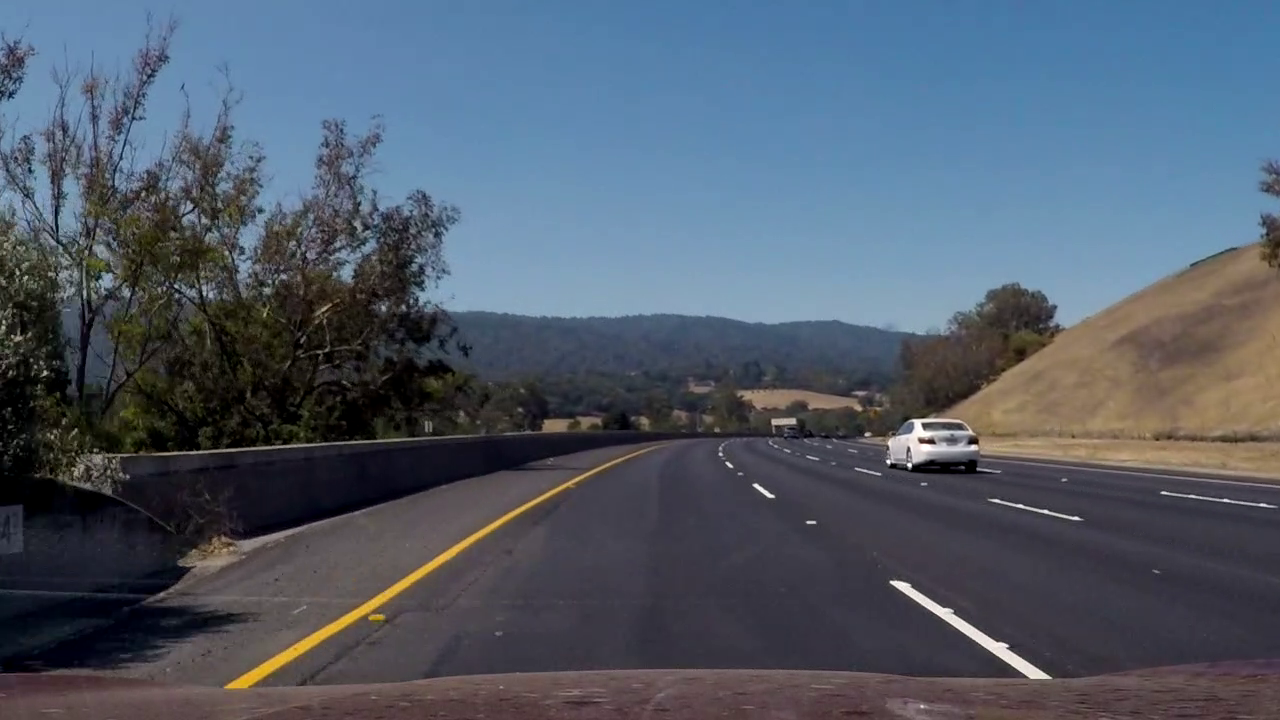
#> input picture curve-squeeze.png, 1280 x 720 px
$ python -i lanefinder.py   (imports and definitions only)   (older library calls are emulated)
#> lines starting #> are read from the running program, lines starting #| are printed output that depends on the picture; after the words box and inside, x2 and y2 are one past the last pixel; in counts of white or black regions, pixels touching at a corner belong together
### calibration.py
import cv2
import numpy as np
import glob
import os


def calibrateCamera():
    """
    Returns the camera matrix, distortion coefficients, rvecs and tvecs based on the calibration
    images in /camera_cal.
    Writes images to /camera_cal_output for validation and example purposes.
    :return: tuple of (ret, mtx, dist, rvecs, tvecs)
    """
    # Checkerboard dimensions
    nx = 9
    ny = 6

    # Prepare object points like [0,0,1], [1,0,0] etc.
    objp = np.zeros((nx*ny, 3), np.float32)
    objp[:, :2] = np.mgrid[0:nx, 0:ny].T.reshape(-1, 2)

    # Initialize object and image points for calibration images
    objpoints = []
    imgpoints = []

    images = glob.glob('camera_cal/calibration*.jpg')
    for fname in images:
        # Read image
        img = cv2.imread(fname)

        # Convert to grayscale
        gray = cv2.cvtColor(img, cv2.COLOR_BGR2GRAY)

        # Find chessboard corners
        ret, corners = cv2.findChessboardCorners(gray, (nx, ny), None)

        if ret:
            # Append to objectpoints and imgpoints
            objpoints.append(objp)
            imgpoints.append(corners)

            # Draw chessboard corners on image
            cv2.drawChessboardCorners(img, (nx, ny), corners, ret)

    # Assuming all images are the same size, it should be fine to call this on the last img
    img_size = (img.shape[1], img.shape[0])

    # Get the camera calibration matrix
    ret, mtx, dist, rvecs, tvecs = cv2.calibrateCamera(objpoints, imgpoints, img_size, None, None)

    # Test undistortion on calibration images
    OUTPUT_DIR = 'camera_cal_output'
    for fname in images:
        # Load image
        img = cv2.imread(fname)

        # Undistort image
        dst = cv2.undistort(img, mtx, dist, None, mtx)

        # Stack original and undistorted
        out = np.hstack((img, dst))

        # Create output directory if it doesn't exist
        if not os.path.exists(OUTPUT_DIR):
            os.makedirs(OUTPUT_DIR)

        # Get output path
        outname = '{}/{}'.format(OUTPUT_DIR, os.path.basename(fname))

        # Save image
        cv2.imwrite(outname, out)

    return ret, mtx, dist, rvecs, tvecs


# [2 lines that do not run on import are left out]

### lanefinder.py
import calibration
import cv2
import numpy as np
import glob
import os.path
import matplotlib.pyplot as plt
from line import Line

from moviepy.editor import VideoFileClip

SOBEL_MIN = 15
SOBEL_MAX = 150

S_MIN = 70
S_MAX = 225

H_MIN = 255
H_MAX = 255

L_MIN = 100
L_MAX = 255


# [21 lines left out: functions test_images, video, not called in this run]


def video_lanefinder_pipeline(img):
    return lanefinder_pipeline(img, video=True, debug=False)


# [36 lines left out: function test_pipeline, not called in this run]


def lanefinder_pipeline(img, video=False, debug=False):
    """
    The pipeline for laneline finding based on all the techniques used so far
    :param img: The image to find lanelines on
    :return: An image with laneline boundaries drawn on
    """
    # Undistort
    undst = cv2.undistort(img, mtx, dist, None, mtx)

    # Apply blur (remove noise)
    undst = cv2.GaussianBlur(undst, (3, 3), 0)

    # Sobel on Saturation and Lightness channels
    hls = cv2.cvtColor(undst, cv2.COLOR_BGR2HLS)
    l_ch = hls[:, :, 1]
    s_ch = hls[:, :, 2]
    sobelx_l = sobel_binary(l_ch, 35, 125, sobel_kernel=3)
    sobelx_s = sobel_binary(s_ch, 35, 70, sobel_kernel=9)

    gray = cv2.cvtColor(undst, cv2.COLOR_BGR2GRAY)
    sobelx_gray = sobel_binary(gray, 255, 255)

    # Yellow and white mask
    yellow_mask = hsv_mask(undst, (20, 120), (100, 255), (80, 255))
    white_mask = hsl_mask(undst, (0, 255), (0, 200), (200, 255))

    # Combine binary thresholds
    comb_bin = np.zeros_like(sobelx_l)

    # Combine color and sobel masks
    comb_bin[(yellow_mask == 1) | (white_mask == 1) | (sobelx_l == 1) | (sobelx_s == 1) | (sobelx_gray == 1)] = 1

    # Ground plane perspective warp
    warped_bin = cv2.warpPerspective(comb_bin, ground_plane_mtx, (img.shape[1], img.shape[0]))

    # Get some Lines
    if video:
        global leftLine, rightLine

        # if previous laneLine exists and the undetected frame counter is less than 5
        if leftLine is not None and leftLine.n_undetected < 5:
            leftLine = leftLine.search_from_prior(warped_bin, margin=50)
        else:
            # Get lane pixels using sliding windows
            leftx, lefty, rightx, righty, out_img = sliding_window(warped_bin)
            leftLine = Line(leftx, lefty)

        if rightLine is not None and rightLine.n_undetected < 5:
            rightLine = rightLine.search_from_prior(warped_bin, margin=50)
        else:
            # Get lane pixels using sliding windows
            leftx, lefty, rightx, righty, out_img = sliding_window(warped_bin)
            rightLine = Line(rightx, righty)
    else:
        # Get lane pixels using sliding windows
        leftx, lefty, rightx, righty, out_img = sliding_window(warped_bin)
        leftLine = Line(leftx, lefty)
        rightLine = Line(rightx, righty)

    ## Visualization ##
    # Create lane overlay image
    line_img = np.zeros_like(undst)

    # draw green shaded lane overlay
    lane_fill_outline = np.concatenate((leftLine.get_polyline(warped_bin.shape[0]),
                                        rightLine.get_polyline(warped_bin.shape[0])[:, ::-1, :]),
                                       axis=1)
    cv2.fillPoly(line_img, lane_fill_outline, color=(0, 255, 0))

    # draw left lane line
    cv2.polylines(line_img, leftLine.get_polyline(warped_bin.shape[0]), color=(255, 0, 0), isClosed=False,
                  thickness=8)
    # draw right lane line
    cv2.polylines(line_img, rightLine.get_polyline(warped_bin.shape[0]), color=(255, 0, 0), isClosed=False,
                  thickness=8)

    line_img_pre = cv2.addWeighted(line_img, 1, np.dstack((warped_bin, warped_bin, warped_bin)) * 255, 0.7, 0)

    # Get inverse transform matrix for drawing on original image
    _, inverse_ground_plane_mtx = cv2.invert(ground_plane_mtx)
    line_img = cv2.warpPerspective(line_img, inverse_ground_plane_mtx, (line_img.shape[1], line_img.shape[0]))

    # Combine images
    comb_bin = np.dstack((comb_bin, comb_bin, comb_bin)) * 255
    out_img = cv2.addWeighted(undst, 1, line_img, 0.5, 0)

    # Get centerline offset
    offsetx_m = (img.shape[1] / 2 - (leftLine.get_base(img.shape[0]) + (
            rightLine.get_base(img.shape[0]) - leftLine.get_base(img.shape[0])) / 2)) * xm_per_pix

    # Get curvature
    R_curve = np.average((leftLine.get_curvature_meters(img.shape[0], xm_per_pix, ym_per_pix),
                          rightLine.get_curvature_meters(img.shape[0], xm_per_pix, ym_per_pix)))

    # Font and text properties
    FONT = cv2.FONT_HERSHEY_SIMPLEX
    FONT_SCALE = 0.7
    LINE_WIDTH = 2
    COLOR = (0, 0, 255)  # BGR

    # Print curvature and centerline offset on img
    cv2.putText(out_img, "Curvature: {:.1f}m".format(R_curve), (10, int(30 * FONT_SCALE)), FONT, FONT_SCALE, COLOR,
                LINE_WIDTH,
                cv2.LINE_AA)
    cv2.putText(out_img, "Centerline offset: {:.2f}m".format(offsetx_m), (10, int(60 * FONT_SCALE)), FONT, FONT_SCALE,
                COLOR,
                LINE_WIDTH, cv2.LINE_AA)

    if debug:
        debug_imgs = [
            (out_img, ""),
            (cv2.cvtColor(sobelx_gray * 255, cv2.COLOR_GRAY2BGR), "sobelx_gray"),
            (cv2.cvtColor(sobelx_l * 255, cv2.COLOR_GRAY2BGR), "sobelx_l"),
            (cv2.cvtColor(sobelx_s * 255, cv2.COLOR_GRAY2BGR), "sobelx_s"),
            (cv2.cvtColor(yellow_mask * 255, cv2.COLOR_GRAY2BGR), "yellow mask"),
            (cv2.cvtColor(white_mask * 255, cv2.COLOR_GRAY2BGR), "white mask"),
            (comb_bin, "combined"),
            (line_img_pre, "warp")
        ]

        grid_square = 0
        while True:
            grid_square += 1
            if grid_square ** 2 > len(debug_imgs):
                break

        debug_img_shape = (1440, 2560, 3)
        debug_img_grid_shape = (int(debug_img_shape[0] / grid_square),
                                int(debug_img_shape[1] / grid_square),
                                3)

        debug_img = np.zeros(debug_img_shape, np.int32)
        for i, tuple in enumerate(debug_imgs):
            image = tuple[0]
            title = tuple[1]
            cv2.putText(image, title, (10, 30), FONT, 1, COLOR, LINE_WIDTH, cv2.LINE_AA)
            row = int(i / grid_square)
            col = i % grid_square
            debug_img[row * debug_img_grid_shape[0]:(row + 1) * debug_img_grid_shape[0],
            col * debug_img_grid_shape[1]:(col + 1) * debug_img_grid_shape[1]] = cv2.resize(tuple[0], (
            debug_img_grid_shape[1], debug_img_grid_shape[0]), interpolation=cv2.INTER_AREA)

        out_img = debug_img

    else:
        out_img = np.hstack((out_img, line_img_pre))

    return out_img


# [62 lines left out: function sliding_window, not called in this run]


def get_ground_plane_transform():
    """
    Function to test and get the ground plane transform and the
    x/y meters per pixel based on the transformation
    :return: A tuple of (t_mtx, xm_per_pix, ym_per_pix)
    """
    img = cv2.imread('curve-squeeze.png')
#> img is the input picture: shape (720, 1280, 3); mean B, G, R 105.6, 91.4, 80.7

    # manually determined using image plotter
    road_plane = np.array([[195, img.shape[0]],
                           [600, 446],
                           [680, 446],
                           [1124, img.shape[0]]], np.float32)

    # squeeze factor for squeezing the image in the X direction
    # This stops the lane lines curving off the side
    # of the warped image which causes clipping of the
    # lane visualization
    sf = 0.3
    dest_plane = np.array([[road_plane[0][0] + sf * (img.shape[1] / 2 - road_plane[0][0]), img.shape[0]],
                           [road_plane[0][0] + sf * (img.shape[1] / 2 - road_plane[0][0]), 0],
                           [road_plane[3][0] + sf * (road_plane[0][0] - img.shape[1] / 2), 0],
                           [road_plane[3][0] + sf * (road_plane[0][0] - img.shape[1] / 2), img.shape[0]]], np.float32)

    # assume that the top of the warp is 30m ahead of the vehicle
    ym_per_pix = 30 / img.shape[0]
#> ym_per_pix = 0.0417

    # assume that the lane width is 3.7m
    xm_per_pix = 3.7 / (dest_plane[3][0] - dest_plane[0][0])
#> xm_per_pix = 0.00559

    t_mtx = cv2.getPerspectiveTransform(road_plane, dest_plane)
    img_size = (img.shape[1], img.shape[0])
#> img_size = (1280, 720)
    perspective_transform_img = cv2.warpPerspective(img, t_mtx, img_size, flags=cv2.INTER_LINEAR)
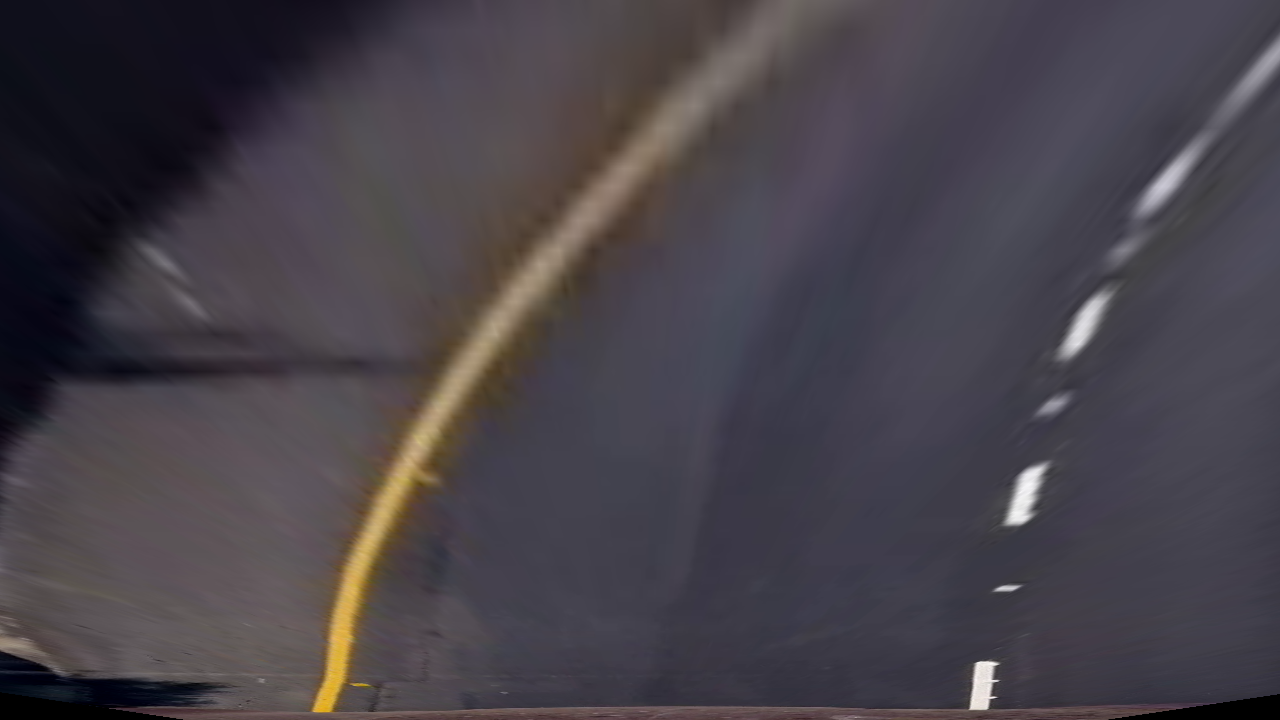
#> perspective_transform_img: shape (720, 1280, 3); mean B, G, R 73.3, 65.8, 71

    cv2.polylines(img, np.int32([road_plane]), True, (0, 0, 255), thickness=2)
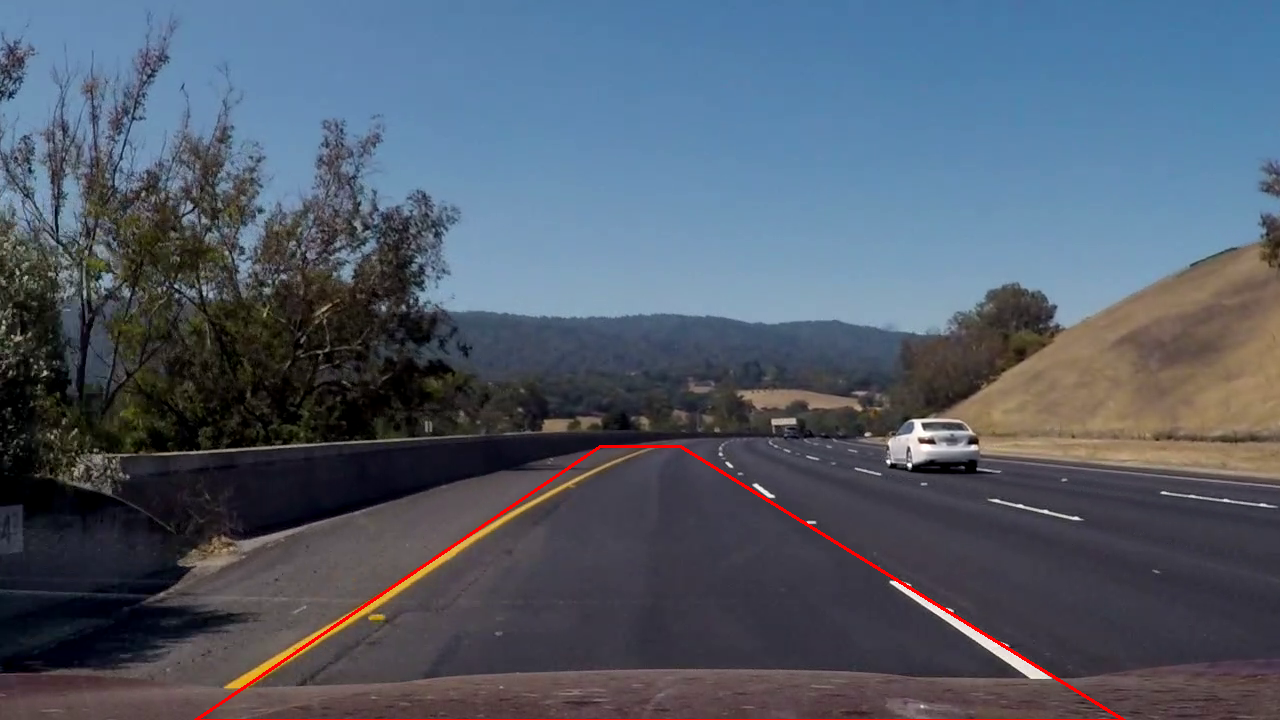
#> img: shape (720, 1280, 3); 0.48% of pixels changed, all inside (x1, y1, x2, y2) = (194, 445, 1126, 720)
    cv2.polylines(perspective_transform_img, np.int32([dest_plane]), True, (0, 0, 255), thickness=2)
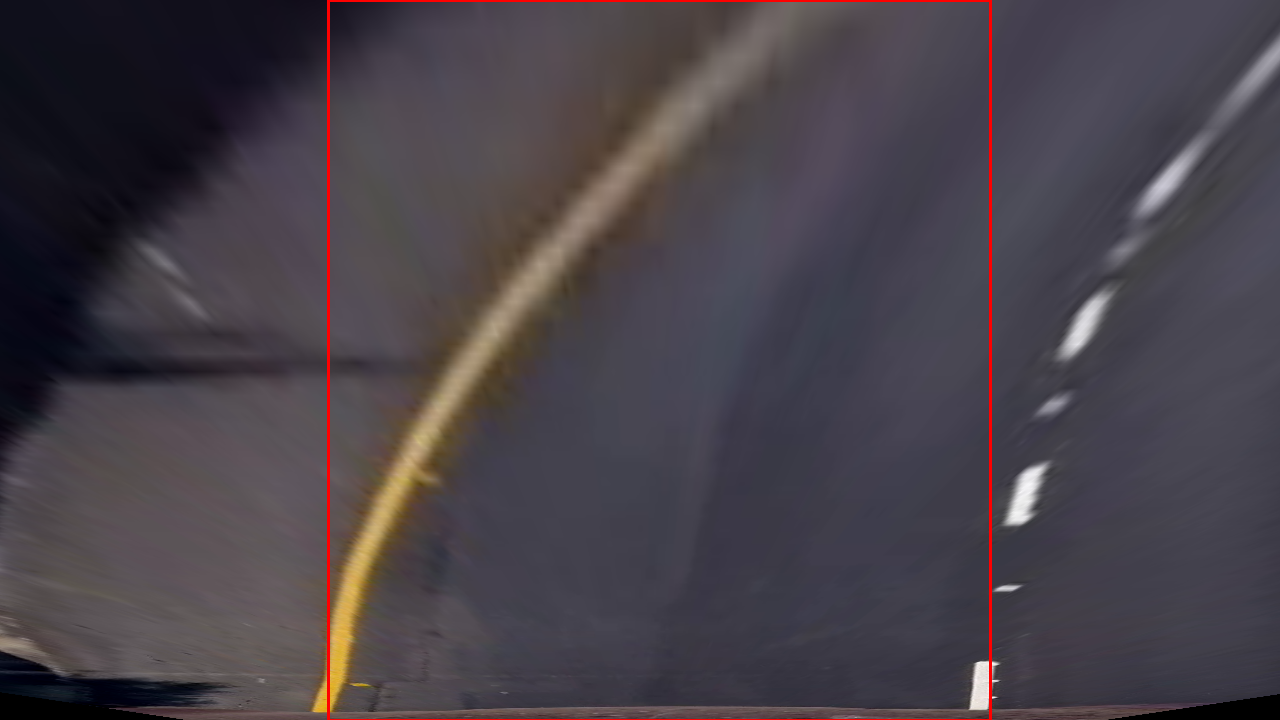
#> perspective_transform_img: shape (720, 1280, 3); 0.68% of pixels changed, all inside (x1, y1, x2, y2) = (327, 0, 992, 720)
    output_img = np.hstack((img, perspective_transform_img))
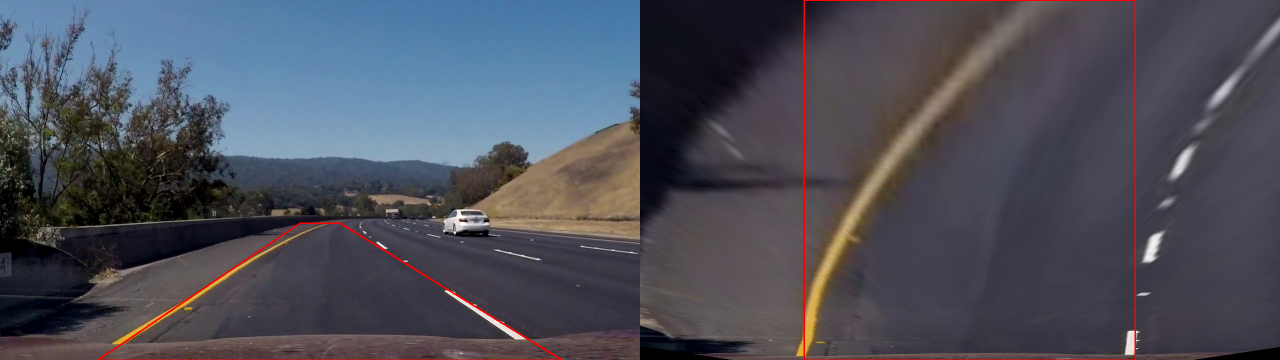
#> output_img: shape (720, 2560, 3) (shown at 1/2 size); mean B, G, R 89, 78.1, 76.8

    cv2.imwrite('writeup_images/curve-squeeze.jpg', output_img)
    return t_mtx, xm_per_pix, ym_per_pix


# [102 lines left out: functions sobel_binary, h_binary, s_binary, l_binary, v_binary, hsv_mask and 1 more, not called in this run]


# Get camera undistortion matrices
# [1 line that did not run here, left out]

# Get ground plane transformation matrix
ground_plane_mtx, xm_per_pix, ym_per_pix = get_ground_plane_transform()
#> xm_per_pix = 0.00559; ym_per_pix = 0.0417

# global laneline variables for video
leftLine = None
rightLine = None

# [3 lines not run here, left out]

>>> import cv2
>>> picture = cv2.imread('curve-squeeze.png')
>>> result = video_lanefinder_pipeline(picture)
#> (the run stopped early here; a loop or call above may not have finished)
